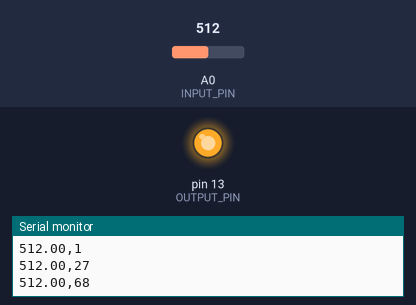
The sketch below on a simulated Arduino Uno, built with avr-gcc and run on an emulated ATmega328P. On the bench: output pins drawn as LEDs (lit = HIGH), the last lines printed to the serial monitor. The inputs (shaded band) are chosen by the test bench; at power-on: A0 (INPUT_PIN) = 512.

Above: at 0.1 s.
At 35.4 s:
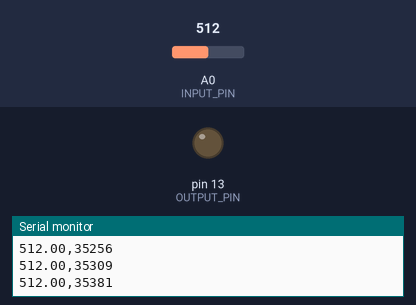
Timing chart, 0 to 36.9 s (numbered marks = the images above):
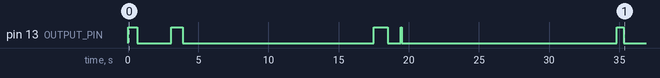

The sketch:

heartbeatSensor.ino
```cpp
#include <math.h>

#define SAMPLE_RATE 125
#define BAUD_RATE 115200
#define INPUT_PIN A0
#define OUTPUT_PIN 13
#define DATA_LENGTH 16

int data_index = 0;
bool peak = false;


void setup() {
	// Serial connection begin
	Serial.begin(BAUD_RATE);
	// Setup Input & Output pin
	pinMode(INPUT_PIN, INPUT);
	pinMode(OUTPUT_PIN, OUTPUT);
}

void loop() {
	// Calculate elapsed time
	static unsigned long past = 0;
	unsigned long present = micros();
	unsigned long interval = present - past;
	past = present;

	// Run timer
	static long timer = 0;
	timer -= interval;

	// Sample
	if(timer < 0){
		timer += 1000000 / SAMPLE_RATE;
    	// Sample and Nomalize input data (-1 to 1)
		float sensor_value = analogRead(INPUT_PIN);
		float signal = ECGFilter(sensor_value)/512;
    	// Get peak
    	peak = Getpeak(signal);
    	// Print sensor_value and peak
    	//Serial.print(peak);
    	//Serial.print(",");
    	Serial.print(sensor_value);
    	Serial.print(",");
    	Serial.println(millis());
    	// Blink LED on peak
    	digitalWrite(OUTPUT_PIN, peak);
	}
}

bool Getpeak(float new_sample) {
	// Buffers for data, mean, and standard deviation
	static float data_buffer[DATA_LENGTH];
	static float mean_buffer[DATA_LENGTH];
	static float standard_deviation_buffer[DATA_LENGTH];

	// Check for peak
	if (new_sample - mean_buffer[data_index] > (DATA_LENGTH/2) * standard_deviation_buffer[data_index]) {
		data_buffer[data_index] = new_sample + data_buffer[data_index];
		peak = true;
	} else {
		data_buffer[data_index] = new_sample;
		peak = false;
	}

	// Calculate mean
	float sum = 0.0, mean, standard_deviation = 0.0;
	for (int i = 0; i < DATA_LENGTH; ++i){
		sum += data_buffer[(data_index + i) % DATA_LENGTH];
	}
	mean = sum/DATA_LENGTH;

	// Calculate standard deviation
	for (int i = 0; i < DATA_LENGTH; ++i){
		standard_deviation += pow(data_buffer[(i) % DATA_LENGTH] - mean, 2);
	}

	// Update mean buffer
	mean_buffer[data_index] = mean;

	// Update standard deviation buffer
	standard_deviation_buffer[data_index] =  sqrt(standard_deviation/DATA_LENGTH);

	// Update data_index
	data_index = (data_index+1)%DATA_LENGTH;

	// Return peak
	return peak;
}

// Band-Pass Butterworth IIR digital filter, generated using filter_gen.py.
// Sampling rate: 125.0 Hz, frequency: [0.5, 44.5] Hz.
// Filter is order 4, implemented as second-order sections (biquads).
// Reference:
// https://docs.scipy.org/doc/scipy/reference/generated/scipy.signal.butter.html
// https://courses.ideate.cmu.edu/16-223/f2020/Arduino/FilterDemos/filter_gen.py
float ECGFilter(float input)
{
  float output = input;
  {
    static float z1, z2; // filter section state
    float x = output - 0.70682283*z1 - 0.15621030*z2;
    output = 0.28064917*x + 0.56129834*z1 + 0.28064917*z2;
    z2 = z1;
    z1 = x;
  }
  {
    static float z1, z2; // filter section state
    float x = output - 0.95028224*z1 - 0.54073140*z2;
    output = 1.00000000*x + 2.00000000*z1 + 1.00000000*z2;
    z2 = z1;
    z1 = x;
  }
  {
    static float z1, z2; // filter section state
    float x = output - -1.95360385*z1 - 0.95423412*z2;
    output = 1.00000000*x + -2.00000000*z1 + 1.00000000*z2;
    z2 = z1;
    z1 = x;
  }
  {
    static float z1, z2; // filter section state
    float x = output - -1.98048558*z1 - 0.98111344*z2;
    output = 1.00000000*x + -2.00000000*z1 + 1.00000000*z2;
    z2 = z1;
    z1 = x;
  }
  return output;
}
```

Measured:
- by itself, pin 13 (OUTPUT_PIN): LOW → HIGH at 0.00 s, → LOW 0.65 s later, → HIGH 2.4 s later, → LOW 0.81 s later, … (10 changes in this stretch)
